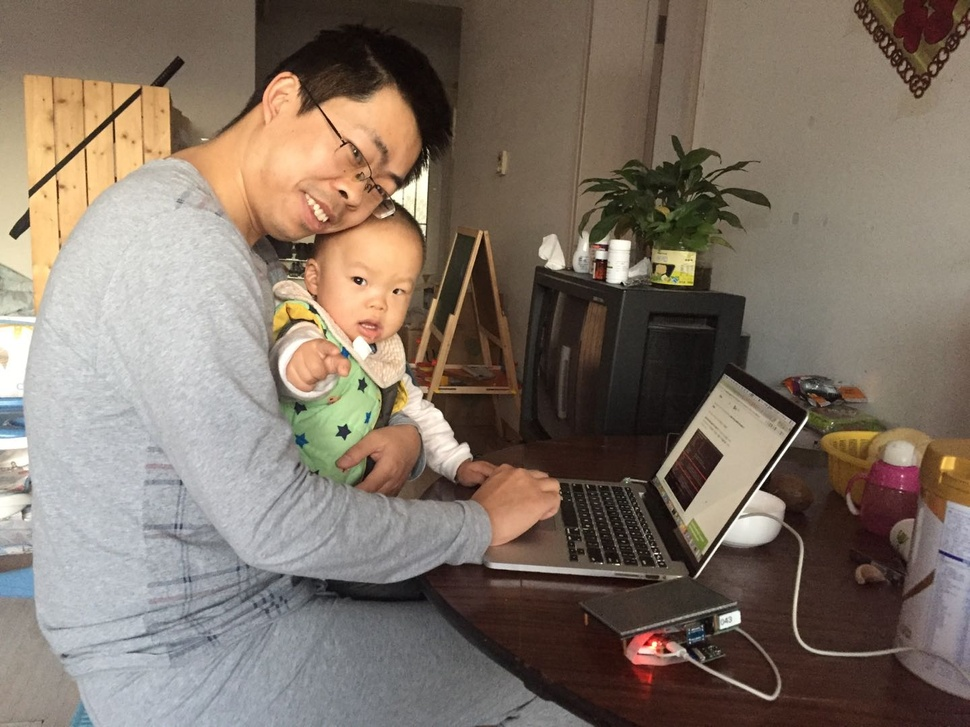
#> input picture img/me.jpeg, 970 x 727 px, shrunk from 1440 x 1080 before the run
$ python face.py
#> lines starting #> are read from the running program, lines starting #| are printed output that depends on the picture; after the words box and inside, x2 and y2 are one past the last pixel; in counts of white or black regions, pixels touching at a corner belong together
import cv2

face_patterns = cv2.CascadeClassifier('/usr/local/share/OpenCV/haarcascades/haarcascade_frontalface_default.xml')

#sample_image = cv2.imread('img/face-test.jpeg')
sample_image = cv2.imread('img/me.jpeg')
#> sample_image is the input picture: shape (727, 970, 3); mean B, G, R 103, 115.2, 128.6

faces = face_patterns.detectMultiScale(sample_image,scaleFactor=1.1,minNeighbors=5,minSize=(100, 100))
#> faces = [[317, 237, 119, 119]]

for (x, y, w, h) in faces:
    cv2.rectangle(sample_image, (x, y), (x+w, y+h), (0, 255, 0), 2)
#> this loop made 1 pass
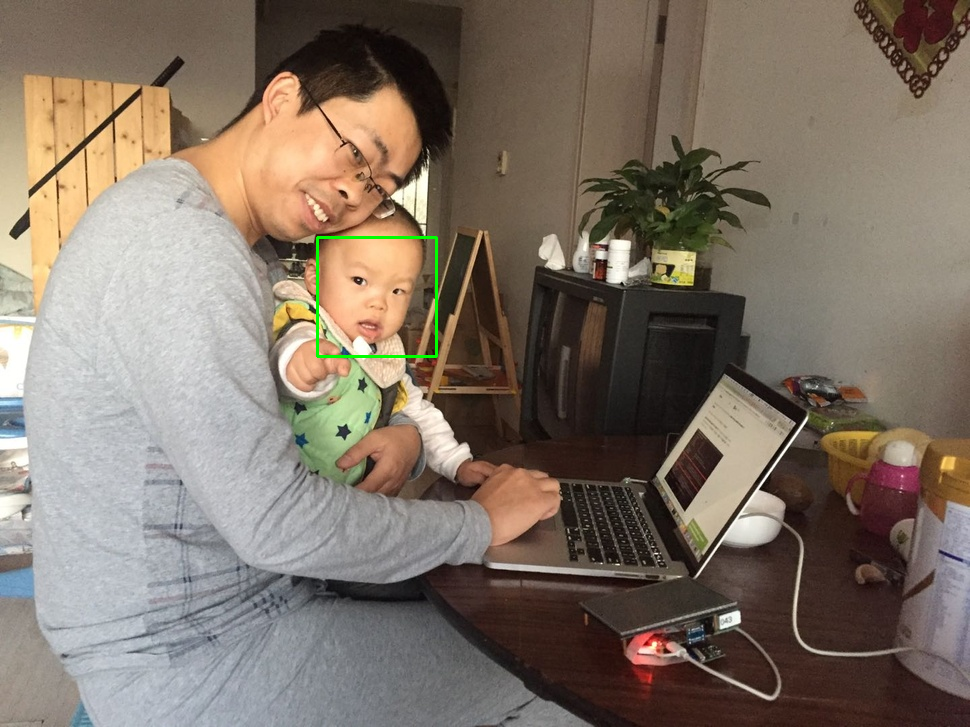
#> sample_image: shape (727, 970, 3); 0.2% of pixels changed, all inside (x1, y1, x2, y2) = (316, 236, 438, 358)

#cv2.imwrite('img/face-test-d.jpeg', sample_image);
cv2.imwrite('img/me-d.jpeg', sample_image);
